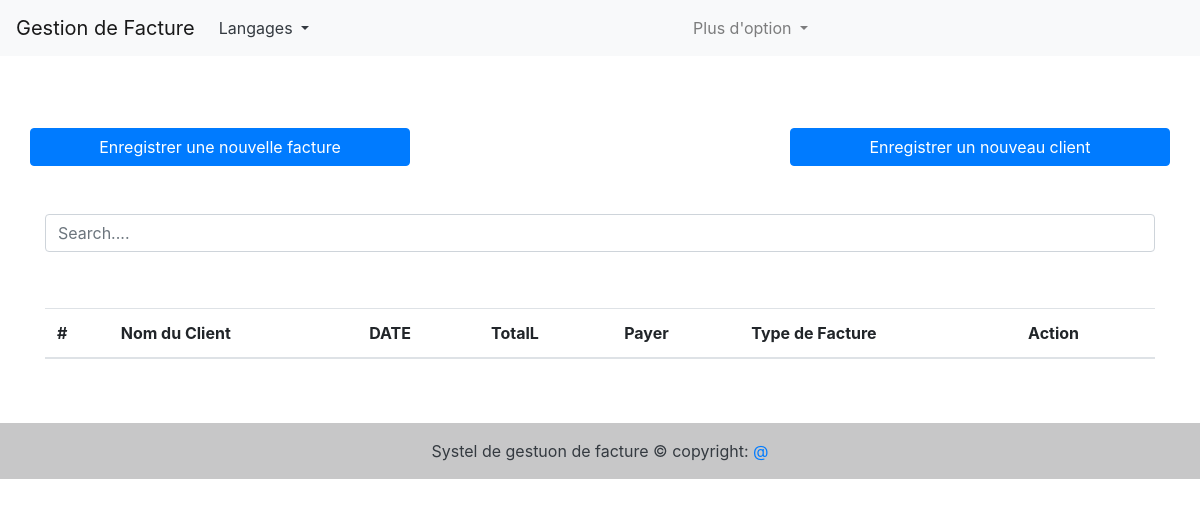
The app's page /, older data.
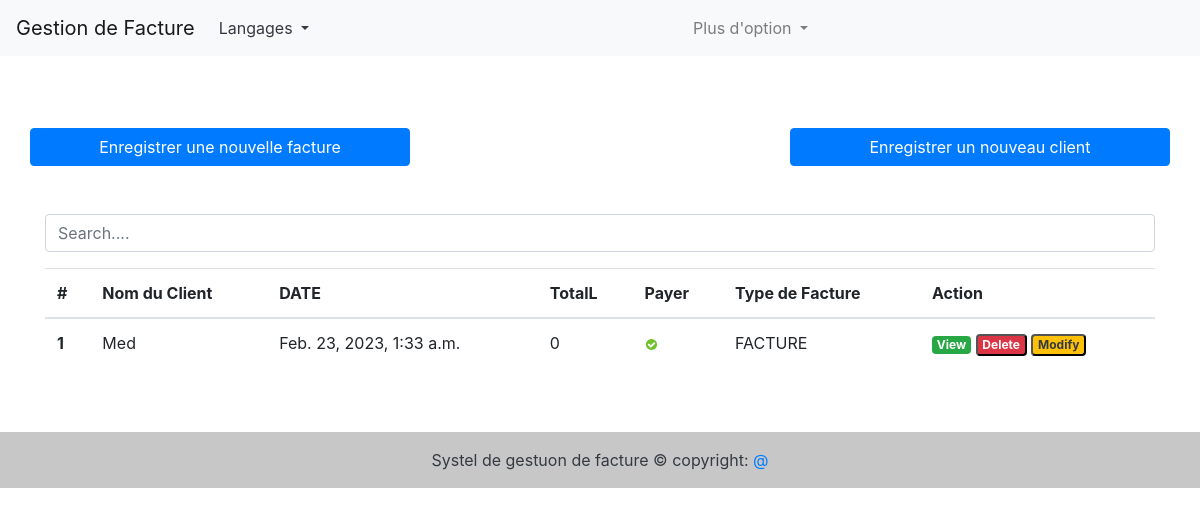
The same page, newer data.
### fact_app/models.py (models this page shows, shortened)
class Invoice(models.Model):
    INVOICE_TYPE = (
        ('R', _('REÇU')),
        ('P', _('FACTURE PRO FORMA')),
        ('I', _('FACTURE'))
    )
    customer = models.ForeignKey(Customer, on_delete=models.PROTECT)
    save_by = models.ForeignKey(User, on_delete=models.PROTECT)
    invoice_date_time = models.DateTimeField(auto_now_add=True)
    total = models.DecimalField(max_digits=10000, decimal_places=2)
    last_updated_date = models.DateTimeField(null=True, blank=True)
    paid  = models.BooleanField(default=False)
    invoice_type = models.CharField(max_length=1, choices=INVOICE_TYPE)
    comments = models.TextField(null=True, max_length=1000, blank=True)
    class Meta:
        verbose_name = "Invoice"
        verbose_name_plural = "Invoices"
    @property
    def get_total(self):
        articles = self.article_set.all()
        total = sum(article.get_total for article in articles)
        return total

class Customer(models.Model):
    SEX_TYPES = (
        ('M', _('Male')),
        ('F', _('Feminine')),
    )
    name = models.CharField(max_length=132)
    email = models.EmailField()
    phone = models.CharField(max_length=132)
    address = models.CharField(max_length=64)
    sex = models.CharField(max_length=1, choices=SEX_TYPES)
    age = models.CharField(max_length=12)
    city = models.CharField(max_length=32)
    zip_code = models.CharField(max_length=16)
    created_date = models.DateTimeField(auto_now_add=True)
    save_by = models.ForeignKey(User, on_delete=models.PROTECT)
    class Meta:
        verbose_name = "Customer"
        verbose_name_plural = "Customers"

### fact_app/views.py (the view, shortened to what this page needs)
# urls.py: path('', views.HomeView.as_view(), name='home'),
class HomeView( View):
    templates_name = 'index.html'
    invoices = Invoice.objects.select_related('customer', 'save_by').all().order_by('-invoice_date_time')
    context = {
        'invoices': invoices
    }
    def get(self, request, *args, **kwags):
        return render(request, self.templates_name, self.context)

### templates/index.html (shortened to what this page needs)
{% extends "base.html" %}
{% load static %}
{% load i18n %}
{% block content %}
<br><br>
<div class="row">
   <a href="{% url 'add-invoice' %}" class="btn col-md-4 btn-primary">
      {% trans 'Enregistrer une nouvelle facture' %}
   </a>
   <a href='#' class="col-md-4">
   </a>
   <a href="{% url 'add-customer' %} " class="btn col-md-4 btn-primary">
       {% trans ' Enregistrer un nouveau client' %}
   </a>
</div>
<br> <br>
<div class="form-group ">
   <input id="search" class="form-control" type="text" placeholder="Search....">
</div>
<div>
   <table class="table table-striped-columns">
      <thead>
         <tr>
            <th scope="col">#</th>
            <th scope="col">Nom du Client</th>
            <th scope="col">DATE</th>
            <th scope="col">TotalL</th>
            <th scope="col">Payer</th>
            <th scope="col">Type de Facture</th>
            <th scope="col">Action</th>
         </tr>
      </thead>
      <tbody id="myTable">
         {% if invoices %}
         {% for facture in invoices %}
         <tr>
            <th scope="row">{{ facture.pk }}</th>
            <td>{{facture.customer.name}}</td>
            <td>{{facture.invoice_date_time}}</td>
            <td>{{ facture.get_total }}</td>
            <td>
               {% if facture.paid %}
               <img src="{% static 'images/icon-yes.svg' %}" alt="True">
               {% else %}
               <img src="{% static 'images/icon-no.svg' %}" alt="False">
               {% endif %}
            </td>
            <td>{{facture.get_invoice_type_display }}</td>
            <td>
               <a href="" title="Detail" class="badge text-white bg-success">{% trans 'View' %}</a>
               <button id="btn-invoice-sup" type="button" data-toggle="modal" data-target="#supprimer"
                  class="badge text-white bg-danger" title="Supprimer" data-id="{{ facture.pk }}"
                  data-customer="{{facture.customer.name}}">{% trans 'Delete' %}
               </button>
               <button id="btn-invoice-mod" type="button" data-toggle="modal" title="Modifier" data-target="#modifier"
                  data-id="{{facture.pk}}" data-customer="{{facture.customer.name}}"
                  class="badge text-dark bg-warning"> {% trans 'Modify'  %}
               </button>
            </td>
         </tr>
         {% endfor %}
         {% else %}
         <p class="text-center text-white">il n'y a pas de facture</p>
         {% endif %}
      </tbody>
   </table>
</div>
<br><br>
{% endblock %}

Row changes from the older to the newer data that the page shows:
added Invoice: pk "1", customer.name "Med", invoice_date_time "Feb. 23, 2023, 1:33 a.m.", get_total "0", paid True (drawn), invoice_type "FACTURE"
